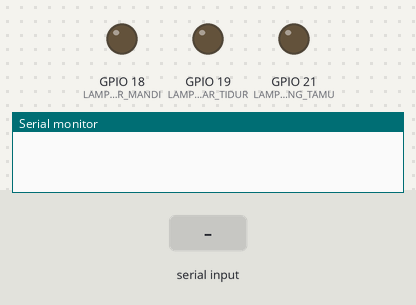
A sketch run on a simulated ESP32. Shown: output pins drawn as LEDs (lit = HIGH), the last lines printed to the serial monitor. The inputs (shaded band) are chosen by the test bench. Nothing arrives over Bluetooth unless stated.

Above: at 1.2 s.
1.3 s: "kamar mandi\n" received over the second serial link
At 1.8 s:
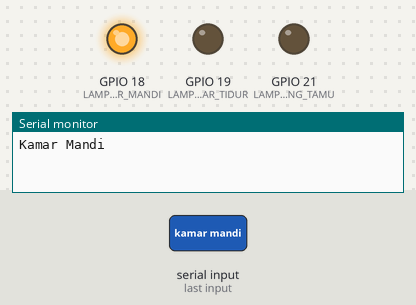
2.8 s: "kamar tidur\n" received over the second serial link
At 3.3 s:
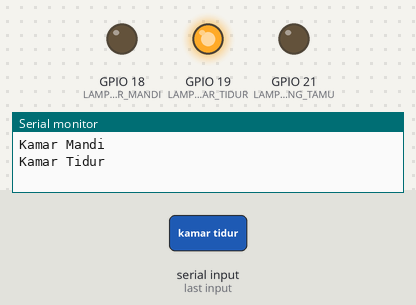
4.3 s: "ruang tamu\n" received over the second serial link
At 5.2 s:
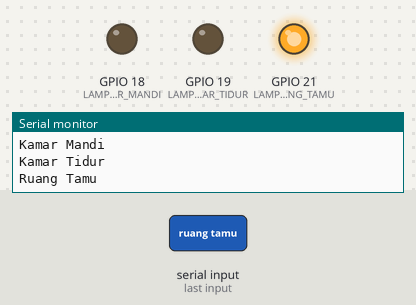
Timing chart, 0 to 7.3 s (numbered marks = the images above; inputs shaded):
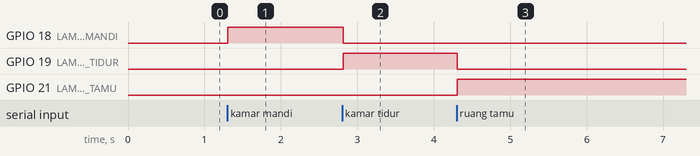

The sketch:

spech.ino
```cpp
#include "BluetoothSerial.h"

#if !defined(CONFIG_BT_ENABLED) || !defined(CONFIG_BLUEDROID_ENABLED)
#error Bluetooth is not enabled! Please run `make menuconfig` enable it
#endif

BluetoothSerial SerialBT;

// Define pin untuk setiap lampu
const int LAMP_KAMAR_MANDI = 18;  // GPIO2
const int LAMP_KAMAR_TIDUR = 19;  // GPIO4
const int LAMP_RUANG_TAMU = 21;   // GPIO5

void setup() {
  Serial.begin(115200);
  SerialBT.begin("ESP32_Smart_Home");

  pinMode(LAMP_KAMAR_MANDI, OUTPUT);
  pinMode(LAMP_KAMAR_TIDUR, OUTPUT);
  pinMode(LAMP_RUANG_TAMU, OUTPUT);

  // digitalWrite(LAMP_KAMAR_MANDI, HIGH);
  // digitalWrite(LAMP_KAMAR_TIDUR, HIGH);
  // digitalWrite(LAMP_RUANG_TAMU, HIGH);
}

void loop() {
  if (SerialBT.available()) {
    String command = SerialBT.readStringUntil('\n');
    command.toLowerCase();
    command.trim();

    if (command == "kamar mandi") {
      digitalWrite(LAMP_KAMAR_MANDI, HIGH);
      digitalWrite(LAMP_KAMAR_TIDUR, LOW);
      digitalWrite(LAMP_RUANG_TAMU, LOW);
      Serial.println("Kamar Mandi");
    }
    else if (command == "kamar tidur") {
      digitalWrite(LAMP_KAMAR_MANDI, LOW);
      digitalWrite(LAMP_KAMAR_TIDUR, HIGH);
      digitalWrite(LAMP_RUANG_TAMU, LOW);
      Serial.println("Kamar Tidur");
    }
    else if (command == "ruang tamu") {
      digitalWrite(LAMP_KAMAR_MANDI, LOW);
      digitalWrite(LAMP_KAMAR_TIDUR, LOW);
      digitalWrite(LAMP_RUANG_TAMU, HIGH);
      Serial.println("Ruang Tamu");
    }
  }
  delay(20);
}
```

Measured:
- after the input at 1.3 s, GPIO 18 (LAMP_KAMAR_MANDI): LOW → HIGH at once
- after the input at 2.8 s, GPIO 18 (LAMP_KAMAR_MANDI): HIGH → LOW at once; GPIO 19 (LAMP_KAMAR_TIDUR): LOW → HIGH at once
- after the input at 4.3 s, GPIO 19 (LAMP_KAMAR_TIDUR): HIGH → LOW at once; GPIO 21 (LAMP_RUANG_TAMU): LOW → HIGH at once
